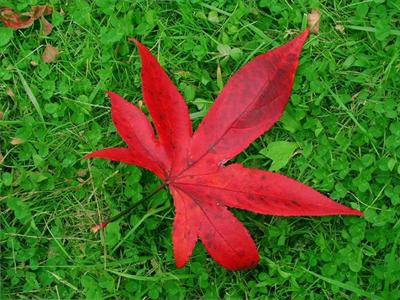
#> input picture sample.jpg, 400 x 300 px
$ python -i SaliencyOptimization.py   (imports and definitions only)   (Python 2 division)
#> lines starting #> are read from the running program, lines starting #| are printed output that depends on the picture
import sys
import cv2
import numpy as np
import math
import networkx as nx
import matplotlib.pyplot as plt

from slic_segmentation import *

from skimage.util import img_as_float
from skimage.color import rgb2gray
from skimage.color import gray2rgb
from skimage.color import rgb2lab
from skimage.segmentation import slic
import scipy.spatial.distance


def S(x1,x2,geodesic,sigma_clr=10):
	return math.exp(-pow(geodesic[x1,x2],2)/(2*sigma_clr*sigma_clr))

def compute_saliency_cost(smoothness,w_bg,wCtr):
	n = len(w_bg)
	A = np.zeros((n,n))
	b = np.zeros((n))

	for x in xrange(0,n):
		A[x,x] = 2 * w_bg[x] + 2 * (wCtr[x])
		b[x] = 2 * wCtr[x]
		for y in xrange(0,n):
			A[x,x] += 2 * smoothness[x,y]
			A[x,y] -= 2 * smoothness[x,y]

	x = np.linalg.solve(A, b)

	return x

def path_length(path,G):
	dist = 0.0
	for i in xrange(1,len(path)):
		dist += G[path[i - 1]][path[i]]['weight']
	return dist

def make_graph(grid):
	# get unique labels
	vertices = np.unique(grid)

	# map unique labels to [1,...,num_labels]
	reverse_dict = dict(zip(vertices,np.arange(len(vertices))))
	grid = np.array([reverse_dict[x] for x in grid.flat]).reshape(grid.shape)

	# create edges
	down = np.c_[grid[:-1, :].ravel(), grid[1:, :].ravel()]
	right = np.c_[grid[:, :-1].ravel(), grid[:, 1:].ravel()]
	all_edges = np.vstack([right, down])
	all_edges = all_edges[all_edges[:, 0] != all_edges[:, 1], :]
	all_edges = np.sort(all_edges,axis=1)
	num_vertices = len(vertices)
	edge_hash = all_edges[:,0] + num_vertices * all_edges[:, 1]
	# find unique connections
	edges = np.unique(edge_hash)
	# undo hashing
	edges = [[vertices[x%num_vertices],
			  vertices[x/num_vertices]] for x in edges]

	return vertices, edges


def get_saliency_rbd(img_path):

	# Saliency map calculation based on:
	# Saliency Optimization from Robust Background Detection, Wangjiang Zhu, Shuang Liang, Yichen Wei and Jian Sun, IEEE Conference on Computer Vision and Pattern Recognition (CVPR), 2014

#> called with img_path = 'sample.jpg'
	img = cv2.imread(img_path)
#> img is the input picture: shape (300, 400, 3); mean B, G, R 35.9, 102.2, 81.7

	if len(img.shape) != 3: # got a grayscale image
		img = gray2rgb(img)

	img_lab = img_as_float(rgb2lab(img))
#> img_lab: shape (300, 400, 3) float64; mean of channels 0, 1, 2 40.7, -20.3, 6.7

	img_rgb = img_as_float(img)

	img_gray = img_as_float(rgb2gray(img))
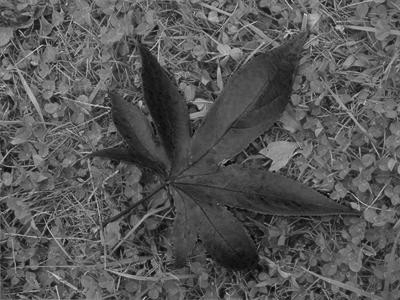
#> img_gray: shape (300, 400) float64; min 0.00933, max 0.839, mean 0.34
	# p=SLIC(img_rgb,250,10);
	# segments_slic = p.iterate_times(5)
	segments_slic=slic(img_rgb, n_segments=250, compactness=10, sigma=1, enforce_connectivity=False)
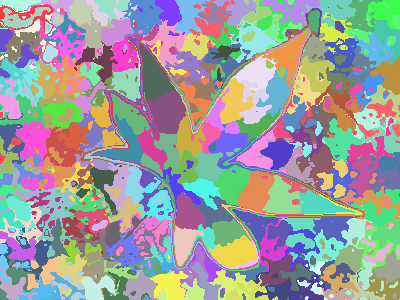
#> segments_slic: shape (300, 400) int64; 252 distinct labels, from 1 to 252; one colour per label, 0 black
	# print 'hello'
	num_segments = len(np.unique(segments_slic))
#> num_segments = 252

	nrows, ncols = segments_slic.shape
#> nrows = 300; ncols = 400
	max_dist = math.sqrt(nrows*nrows + ncols*ncols)
#> max_dist = 500

	grid = segments_slic

	(vertices,edges) = make_graph(grid)
#> in make_graph, `vertices = np.unique(grid)`: vertices = 252 values from 1 to 252
#> in make_graph, `reverse_dict = dict(zip(vertices,np.arange(len(vertices))))`: reverse_dict = 252 items
#> in make_graph, `grid = np.array([reverse_dict[x] for x in grid.flat]).reshape(grid.sha..`: grid: shape (300, 400) int64; 252 distinct labels, from 0 to 251
#> in make_graph, `down = np.c_[grid[:-1, :].ravel(), grid[1:, :].ravel()]`: down = 119600 pairs, first value 0 to 251, second value 0 to 251
#> in make_graph, `right = np.c_[grid[:, :-1].ravel(), grid[:, 1:].ravel()]`: right = 119700 pairs, first value 0 to 251, second value 0 to 251
#> in make_graph, `all_edges = np.vstack([right, down])`: all_edges = 239300 pairs, first value 0 to 251, second value 0 to 251
#> in make_graph, `all_edges = all_edges[all_edges[:, 0] != all_edges[:, 1], :]`: all_edges = 37906 pairs, first value 0 to 251, second value 0 to 251
#> in make_graph, `all_edges = np.sort(all_edges,axis=1)`: all_edges = 37906 pairs, first value 0 to 250, second value 1 to 251
#> in make_graph, `num_vertices = len(vertices)`: num_vertices = 252
#> in make_graph, `edges = np.unique(edge_hash)`: edges = 998 values from 252 to 63502
#> in make_graph, `edges = [[vertices[x%num_vertices], vertices[x/num_vertices]] for x in..`: edges = 998 pairs, first value 1 to 251, second value 2 to 252
#> vertices = 252 values from 1 to 252

	gridx, gridy = np.mgrid[:grid.shape[0], :grid.shape[1]]

	centers = dict()
	colors = dict()
	distances = dict()
	boundary = dict()

	for v in vertices:
		centers[v] = [gridy[grid == v].mean(), gridx[grid == v].mean()]
		colors[v] = np.mean(img_lab[grid==v],axis=0)

		x_pix = gridx[grid == v]
		y_pix = gridy[grid == v]

		if np.any(x_pix == 0) or np.any(y_pix == 0) or np.any(x_pix == nrows - 1) or np.any(y_pix == ncols - 1):
			boundary[v] = 1
		else:
			boundary[v] = 0
#> after the loop, boundary = 252 items; centers = 252 items; colors = 252 items

	G = nx.Graph()

	#buid the graph
	for edge in edges:
		pt1 = edge[0]
		pt2 = edge[1]
		color_distance = scipy.spatial.distance.euclidean(colors[pt1],colors[pt2])
		G.add_edge(pt1, pt2, weight=color_distance )
#> this loop made 998 passes
#> (pt1, pt2, color_distance) on passes 1 to 3: (1, 2, 33.84), (2, 3, 41.89), (3, 4, 20.25)

	#add a new edge in graph if edges are both on boundary
	for v1 in vertices:
		if boundary[v1] == 1:
			for v2 in vertices:
				if boundary[v2] == 1:
					color_distance = scipy.spatial.distance.euclidean(colors[v1],colors[v2])
					G.add_edge(v1,v2,weight=color_distance)

	geodesic = np.zeros((len(vertices),len(vertices)),dtype=float)
#> geodesic: shape (252, 252) float64; every value is 0
	spatial = np.zeros((len(vertices),len(vertices)),dtype=float)
	smoothness = np.zeros((len(vertices),len(vertices)),dtype=float)
	adjacency = np.zeros((len(vertices),len(vertices)),dtype=float)

	sigma_clr = 10.0
	sigma_bndcon = 1.0
	sigma_spa = 0.25
	mu = 0.1

	all_shortest_paths_color = nx.shortest_path(G,source=None,target=None,weight='weight')

	for v1 in vertices:
		for v2 in vertices:
			if v1 == v2:
				geodesic[v1,v2] = 0
				spatial[v1,v2] = 0
				smoothness[v1,v2] = 0
			else:
				geodesic[v1,v2] = path_length(all_shortest_paths_color[v1][v2],G)
				spatial[v1,v2] = scipy.spatial.distance.euclidean(centers[v1],centers[v2]) / max_dist
				smoothness[v1,v2] = math.exp( - (geodesic[v1,v2] * geodesic[v1,v2])/(2.0*sigma_clr*sigma_clr)) + mu
#> this loop made 1 pass

	for edge in edges:
		pt1 = edge[0]
		pt2 = edge[1]
		adjacency[pt1,pt2] = 1
		adjacency[pt2,pt1] = 1

	for v1 in vertices:
		for v2 in vertices:
			smoothness[v1,v2] = adjacency[v1,v2] * smoothness[v1,v2]

	area = dict()
	len_bnd = dict()
	bnd_con = dict()
	w_bg = dict()
	ctr = dict()
	wCtr = dict()

	for v1 in vertices:
		area[v1] = 0
		len_bnd[v1] = 0
		ctr[v1] = 0
		for v2 in vertices:
			d_app = geodesic[v1,v2]
			d_spa = spatial[v1,v2]
			w_spa = math.exp(- ((d_spa)*(d_spa))/(2.0*sigma_spa*sigma_spa))
			area_i = S(v1,v2,geodesic)
			area[v1] += area_i
			len_bnd[v1] += area_i * boundary[v2]
			ctr[v1] += d_app * w_spa
		bnd_con[v1] = len_bnd[v1] / math.sqrt(area[v1])
		w_bg[v1] = 1.0 - math.exp(- (bnd_con[v1]*bnd_con[v1])/(2*sigma_bndcon*sigma_bndcon))

	for v1 in vertices:
		wCtr[v1] = 0
		for v2 in vertices:
			d_app = geodesic[v1,v2]
			d_spa = spatial[v1,v2]
			w_spa = math.exp(- (d_spa*d_spa)/(2.0*sigma_spa*sigma_spa))
			wCtr[v1] += d_app * w_spa *  w_bg[v2]

	# normalise value for wCtr

	min_value = min(wCtr.values())
	max_value = max(wCtr.values())

	minVal = [key for key, value in wCtr.iteritems() if value == min_value]
	maxVal = [key for key, value in wCtr.iteritems() if value == max_value]

	for v in vertices:
		wCtr[v] = (wCtr[v] - min_value)/(max_value - min_value)

	img_disp1 = img_gray.copy()
	img_disp2 = img_gray.copy()

	x = compute_saliency_cost(smoothness,w_bg,wCtr)

	for v in vertices:
		img_disp1[grid == v] = x[v]

	img_disp2 = img_disp1.copy()
	sal = np.zeros((img_disp1.shape[0],img_disp1.shape[1],3))

	sal = img_disp2
	sal_max = np.max(sal)
	sal_min = np.min(sal)
	sal = 255 * ((sal - sal_min) / (sal_max - sal_min))

	return sal


# [25 lines not run here, left out]

#> (the run stopped early here; a loop or call above may not have finished)

$ run again, on Test_Data/1.png
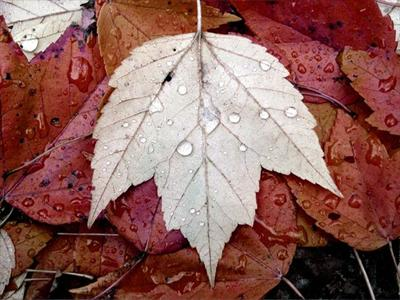
#> input picture Test_Data/1.png, 400 x 300 px
#> in get_saliency_rbd, img is the input picture: shape (300, 400, 3); mean B, G, R 90.3, 96.1, 141.4
#> img_lab: shape (300, 400, 3) float64; mean of channels 0, 1, 2 41.1, 12.9, -26
#> in get_saliency_rbd, `img_gray = img_as_float(rgb2gray(img))`:
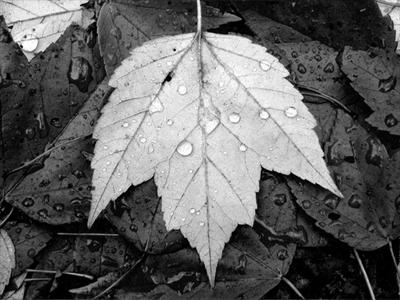
#> img_gray: shape (300, 400) float64; min 0, max 1, mean 0.385
#> in get_saliency_rbd, `segments_slic=slic(img_rgb, n_segments=250, compactness=10, sigma=1, e..`:
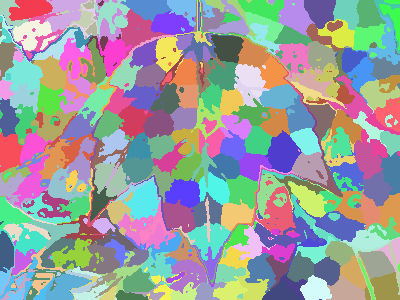
#> segments_slic: shape (300, 400) int64; 252 distinct labels, from 1 to 252; one colour per label, 0 black
#> num_segments = 252
#> in make_graph, `vertices = np.unique(grid)`: vertices = 252 values from 1 to 252
#> reverse_dict = 252 items
#> grid: shape (300, 400) int64; 252 distinct labels, from 0 to 251
#> down = 119600 pairs, first value 0 to 251, second value 0 to 251
#> right = 119700 pairs, first value 0 to 251, second value 0 to 251
#> in make_graph, `all_edges = np.vstack([right, down])`: all_edges = 239300 pairs, first value 0 to 251, second value 0 to 251
#> in make_graph, `all_edges = all_edges[all_edges[:, 0] != all_edges[:, 1], :]`: all_edges = 27740 pairs, first value 0 to 251, second value 0 to 251
#> in make_graph, `all_edges = np.sort(all_edges,axis=1)`: all_edges = 27740 pairs, first value 0 to 250, second value 1 to 251
#> num_vertices = 252
#> in make_graph, `edges = np.unique(edge_hash)`: edges = 876 values from 252 to 63502
#> in make_graph, `edges = [[vertices[x%num_vertices], vertices[x/num_vertices]] for x in..`: edges = 876 pairs, first value 1 to 251, second value 2 to 252
#> in get_saliency_rbd, `(vertices,edges) = make_graph(grid)`: vertices = 252 values from 1 to 252
#> after the loop in get_saliency_rbd, `for v in vertices:`: boundary = 252 items
#> the loop in get_saliency_rbd, `for edge in edges:` made 876 passes
#> (pt1, pt2, color_distance) on passes 1 to 3: (1, 2, 16.82), (2, 3, 6.07), (3, 4, 27.64)
#> geodesic: shape (252, 252) float64; every value is 0
#> the loop in get_saliency_rbd, `for v1 in vertices:` made 1 pass

$ run again, on Test_Data/10.png
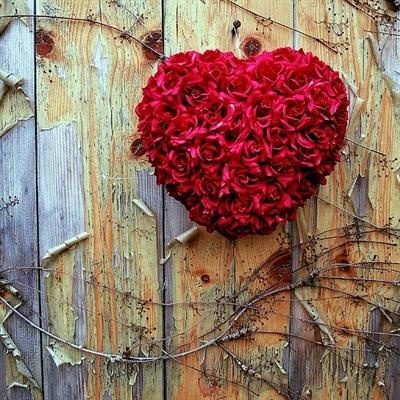
#> input picture Test_Data/10.png, 400 x 400 px
#> in get_saliency_rbd, img is the input picture: shape (400, 400, 3); mean B, G, R 99.1, 112.9, 146.1
#> img_lab: shape (400, 400, 3) float64; mean of channels 0, 1, 2 47.8, 5.8, -19.1
#> in get_saliency_rbd, `img_gray = img_as_float(rgb2gray(img))`:
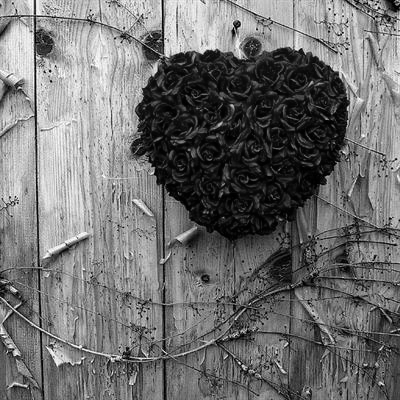
#> img_gray: shape (400, 400) float64; min 0, max 1, mean 0.441
#> in get_saliency_rbd, `segments_slic=slic(img_rgb, n_segments=250, compactness=10, sigma=1, e..`:
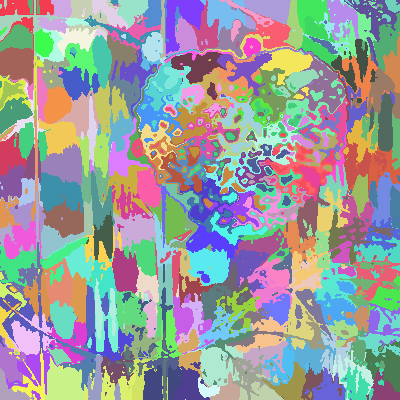
#> segments_slic: shape (400, 400) int64; 256 distinct labels, from 1 to 256; one colour per label, 0 black
#> num_segments = 256
#> in make_graph, `vertices = np.unique(grid)`: vertices = 256 values from 1 to 256
#> reverse_dict = 256 items
#> grid: shape (400, 400) int64; 256 distinct labels, from 0 to 255
#> down = 159600 pairs, first value 0 to 255, second value 0 to 255
#> right has the same summary as down
#> in make_graph, `all_edges = np.vstack([right, down])`: all_edges = 319200 pairs, first value 0 to 255, second value 0 to 255
#> in make_graph, `all_edges = all_edges[all_edges[:, 0] != all_edges[:, 1], :]`: all_edges = 46873 pairs, first value 0 to 255, second value 0 to 255
#> in make_graph, `all_edges = np.sort(all_edges,axis=1)`: all_edges = 46873 pairs, first value 0 to 254, second value 1 to 255
#> num_vertices = 256
#> in make_graph, `edges = np.unique(edge_hash)`: edges = 1005 values from 256 to 65534
#> in make_graph, `edges = [[vertices[x%num_vertices], vertices[x/num_vertices]] for x in..`: edges = 1005 pairs, first value 1 to 255, second value 2 to 256
#> in get_saliency_rbd, `(vertices,edges) = make_graph(grid)`: vertices = 256 values from 1 to 256
#> after the loop in get_saliency_rbd, `for v in vertices:`: boundary = 256 items
#> the loop in get_saliency_rbd, `for edge in edges:` made 1005 passes
#> (pt1, pt2, color_distance) on passes 1 to 3: (1, 2, 31.4), (1, 3, 28.87), (2, 3, 11.1)
#> geodesic: shape (256, 256) float64; every value is 0
#> the loop in get_saliency_rbd, `for v1 in vertices:` made 1 pass
